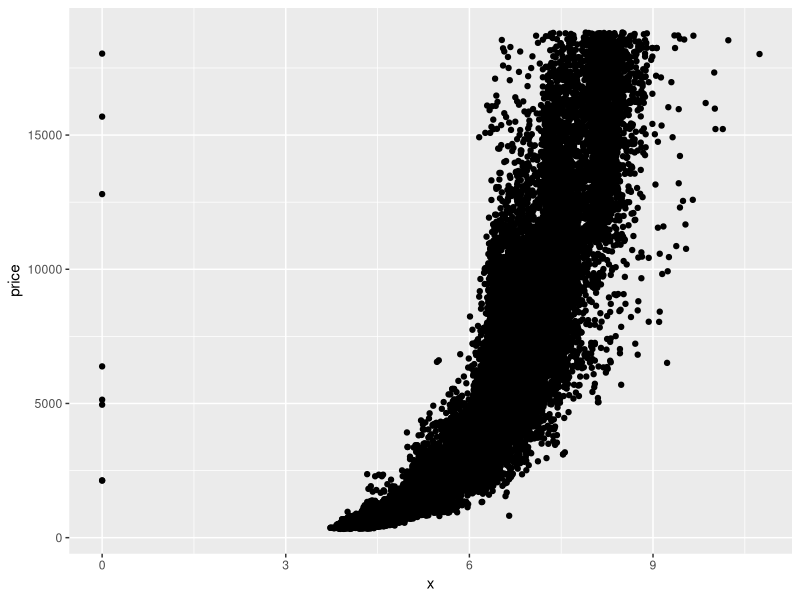
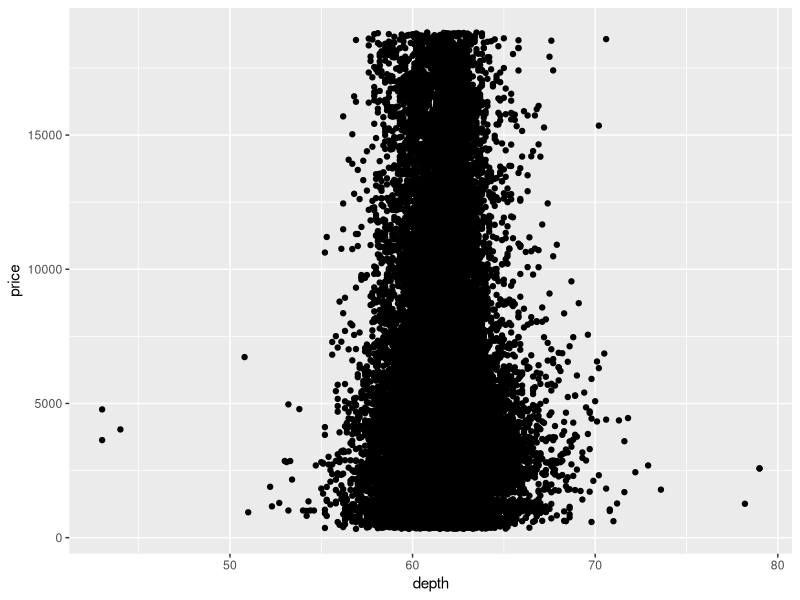
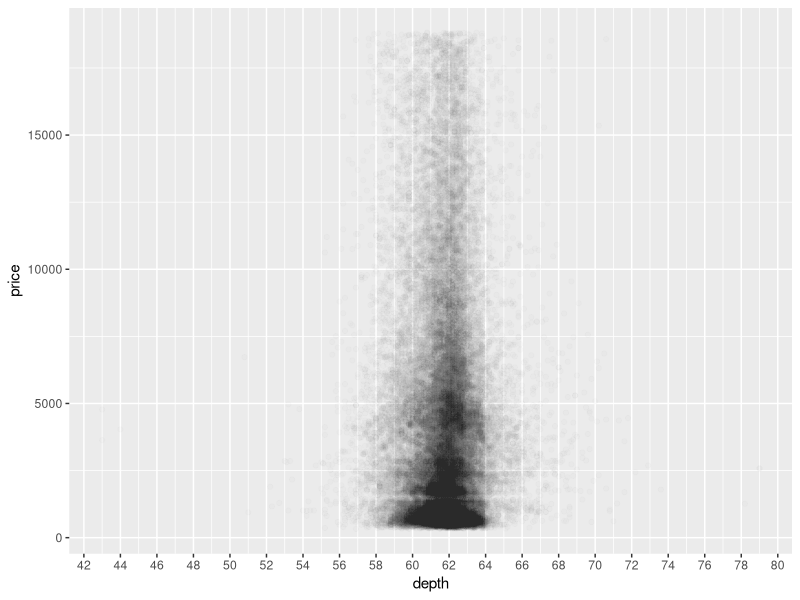
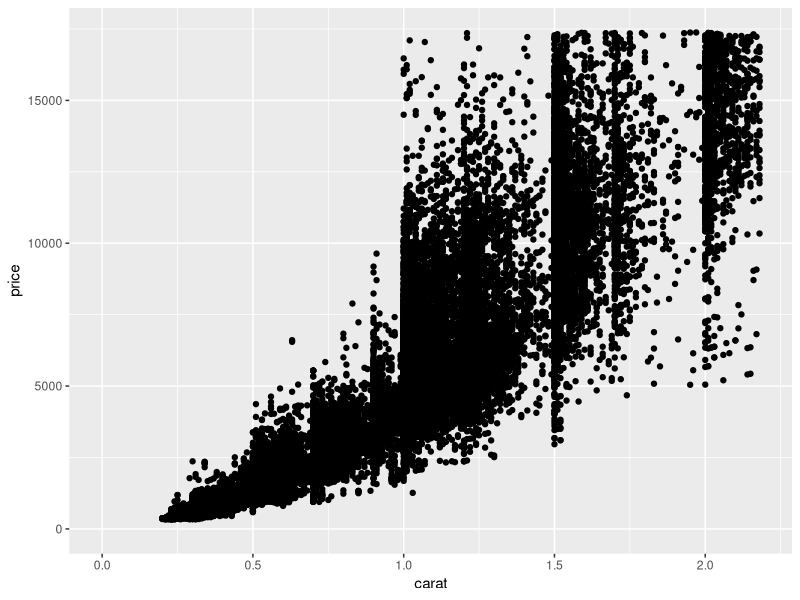
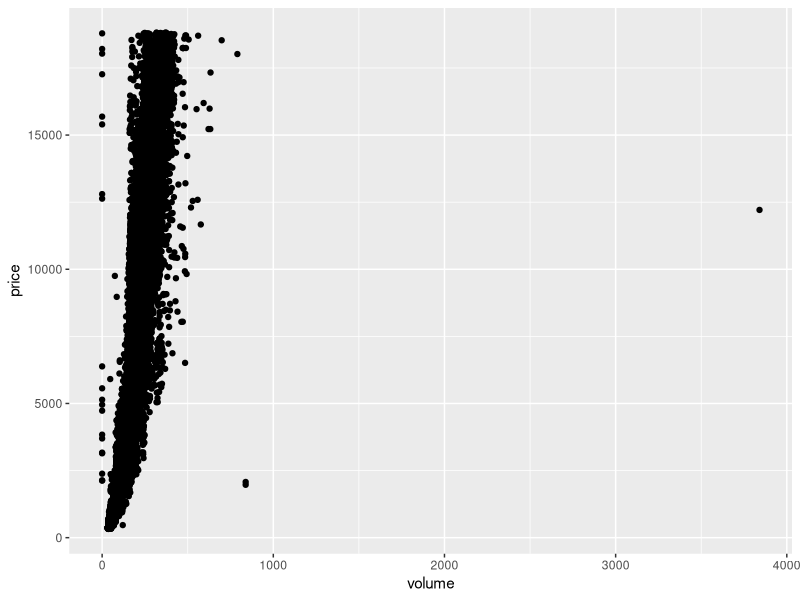
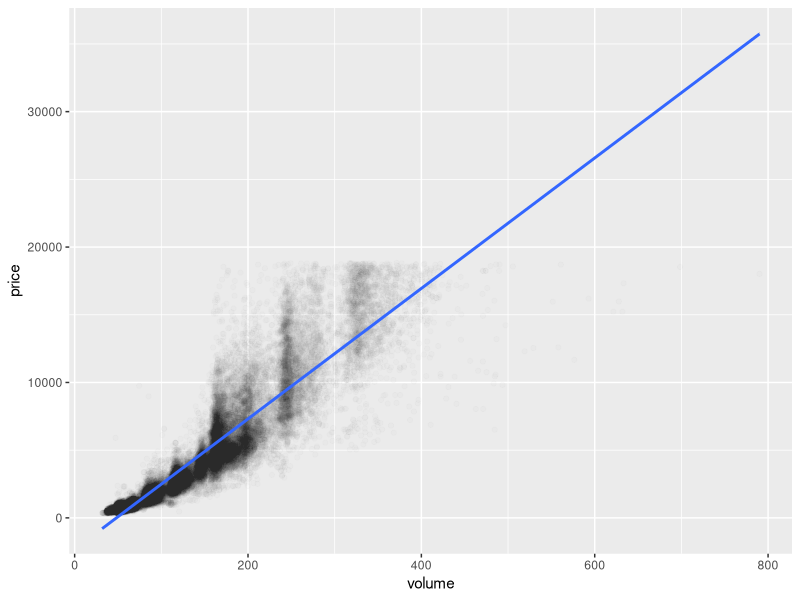
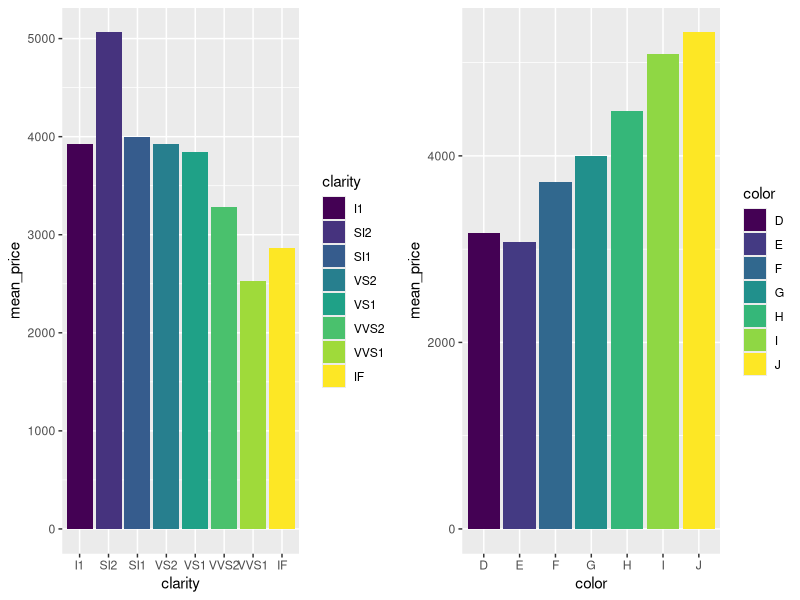

The R script that drew these images, in order:
library(ggplot2)
library(dplyr)
library(gridExtra)
data("diamonds")

head(diamonds)

ggplot(aes(x = x, y = price), data = diamonds) + 
  geom_point()

cor.test(diamonds$price, diamonds$x, method = 'pearson')
cor.test(diamonds$price, diamonds$y, method = 'pearson')
cor.test(diamonds$price, diamonds$z, method = 'pearson')

ggplot(aes(x = depth, y = price), data = diamonds) + 
  geom_point()

ggplot(aes(x = depth, y = price), data = diamonds) + 
  geom_point(alpha = 1/100) +
  scale_x_continuous(breaks = seq(0,80,2))

summary(diamonds$depth)

cor.test(diamonds$price, diamonds$depth, method = 'pearson')

ggplot(data = diamonds,aes(x = carat, y = price)) + 
  xlim(0,quantile(diamonds$carat,0.99)) +
  ylim(0,quantile(diamonds$price,0.99)) +
  geom_point()

diamonds$volume = diamonds$x * diamonds$y * diamonds$z

ggplot(data = diamonds,aes(x = volume, y = price)) + 
  geom_point()

diamonds_filtered = filter(diamonds, volume != 0 & volume < 800)

cor.test(diamonds_filtered$price, diamonds_filtered$volume, method = 'pearson')

ggplot(aes(x = volume, y = price), data = diamonds_filtered) + 
  geom_point(alpha = 1/100) +
  stat_smooth(method = "lm", formula = y ~ x, size = 1)

clarity_groups = group_by(diamonds, clarity)
diamondsByClarity = summarise(clarity_groups,
                                 price_mean = mean(price),
                                 price_median = median(price),
                                 price_min = min(price),
                                 price_max = max(price),
                                 n = n())
diamondsByClarity = arrange(diamondsByClarity, clarity)

head(diamondsByClarity)

diamonds_by_clarity <- group_by(diamonds, clarity)
diamonds_mp_by_clarity <- summarise(diamonds_by_clarity, mean_price = mean(price))

diamonds_by_color <- group_by(diamonds, color)
diamonds_mp_by_color <- summarise(diamonds_by_color, mean_price = mean(price))

p1  <- ggplot(diamonds_mp_by_clarity, aes(x = clarity, y = mean_price, fill= clarity)) +
  geom_bar(stat = "identity")

p2 <- ggplot(diamonds_mp_by_color, aes(x = color, y = mean_price, fill= color)) +
  geom_bar(stat = "identity")

grid.arrange(p1,p2, ncol =2)

